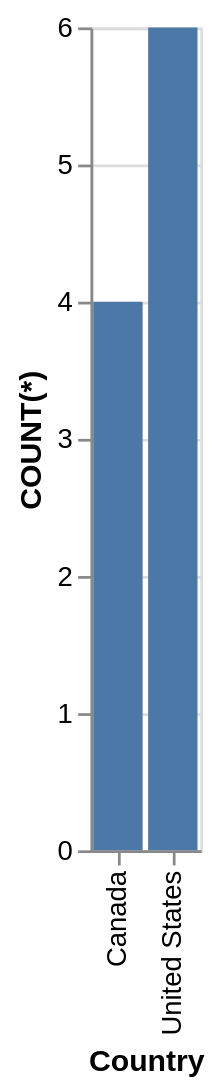

Here is the Vega-Lite specification saved for this chart:
### Vega-Lite specification from a JSON file in a GitHub repository (floating-point values rounded to 4 significant figures)
{"data": {"values": [{"x_data": "Canada", "y_data": 4}, {"x_data": "United States", "y_data": 6}]}, "mark": "bar", "encoding": {"x": {"field": "x_data", "type": "nominal", "title": "Country", "sort": "ascending"}, "y": {"field": "y_data", "type": "quantitative", "title": "COUNT(*)"}}}
